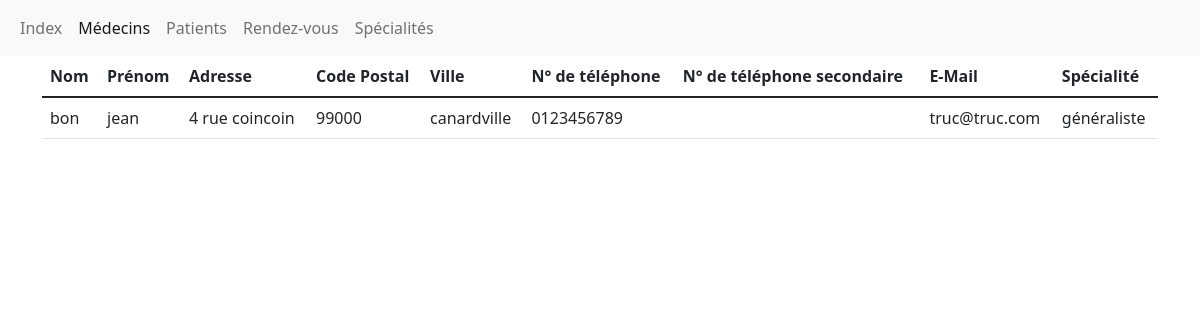
The app's page /views/view_doctor.php, older data.
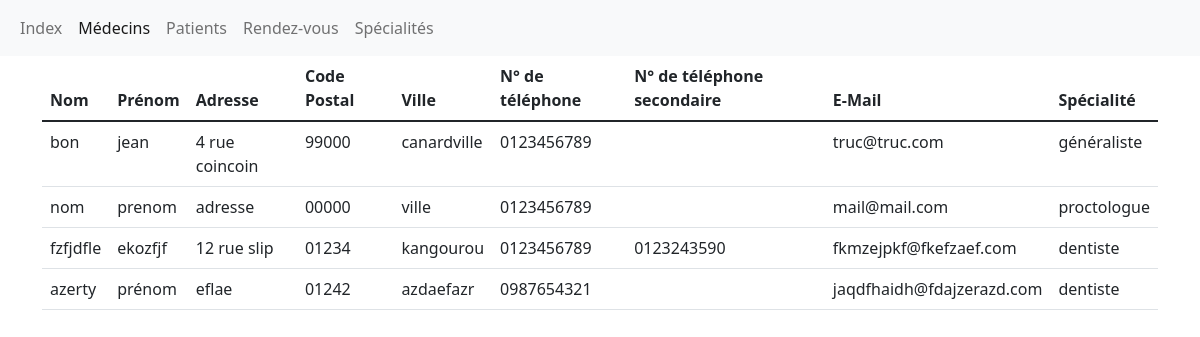
The same page, newer data.
### tables this page shows
CREATE TABLE IF NOT EXISTS `doctors` (
  `id` int(11) NOT NULL AUTO_INCREMENT,
  `lastname` varchar(50) NOT NULL,
  `firstname` varchar(50) NOT NULL,
  `address` varchar(255) NOT NULL,
  `zipcode` varchar(5) NOT NULL,
  `city` varchar(50) NOT NULL,
  `phone` char(10) NOT NULL,
  `phone2` char(10) DEFAULT NULL,
  `mail` varchar(50) NOT NULL,
  `spec_id` int(11) NOT NULL,
  `created_at` timestamp NOT NULL DEFAULT CURRENT_TIMESTAMP,
  `updated_at` timestamp NOT NULL DEFAULT CURRENT_TIMESTAMP ON UPDATE CURRENT_TIMESTAMP,
  PRIMARY KEY (`id`),
  KEY `fk_doctor_speciality_id` (`spec_id`),
  CONSTRAINT `fk_doctor_speciality_id` FOREIGN KEY (`spec_id`) REFERENCES `speciality` (`id`)
);

CREATE TABLE IF NOT EXISTS `speciality` (
  `id` int(11) NOT NULL AUTO_INCREMENT,
  `name` varchar(50) NOT NULL,
  `created_at` timestamp NOT NULL DEFAULT CURRENT_TIMESTAMP,
  `updated_at` timestamp NOT NULL DEFAULT CURRENT_TIMESTAMP ON UPDATE CURRENT_TIMESTAMP,
  PRIMARY KEY (`id`)
);

### config.php (called while the page is built, shortened)
<?php
$db_user = 'docto';
$db_pass = 'docto';
$db_dsn = 'mysql:host=localhost;dbname=doctolib;charset=utf8';

### models/db.php (called while the page is built, shortened)
<?php
require_once '../config.php';
Class Db {
    private static $instance = NULL;
    private function __construct($dsn, $user, $pass){
        $this->db = new PDO($dsn, $user, $pass);
    }
    public static function getInstance($dsn, $user, $pass){
        if(is_null(self::$instance)){
            self::$instance = new Db($dsn, $user, $pass);
        }
        return self::$instance;
    }
}

### views/view_doctor.php (the view, shortened to what this page needs)
<?php
$actif = 'Médecins';
include '../config.php';
include '../models/doctor.php';
$pdo = Db::getInstance($db_dsn, $db_user, $db_pass);
include '../modules/head.php';
include '../modules/header.php';
$arr = $pdo->db->query('SELECT `lastname`, `firstname`, `address`, `zipcode`, `city`, `phone`, `phone2`, `mail`, `speciality`.`name` AS `spec` FROM `doctors` INNER JOIN  `speciality` ON `spec_id` = `speciality`.`id` ')
    ->fetchAll();
?>
<div class="container">
    <table class="table">
        <thead>
        <tr>
            <th>Nom</th>
            <th>Prénom</th>
            <th>Adresse</th>
            <th>Code Postal</th>
            <th>Ville</th>
            <th>N° de téléphone</th>
            <th>N° de téléphone secondaire</th>
            <th>E-Mail</th>
            <th>Spécialité</th>
        </tr>
        </thead>
        <tbody>
        <?php foreach($arr as $row): ?>
            <tr>
                <td><?= $row['lastname'] ?></td>
                <td><?= $row['firstname'] ?></td>
                <td><?= $row['address'] ?></td>
                <td><?= $row['zipcode'] ?></td>
                <td><?= $row['city'] ?></td>
                <td><?= $row['phone'] ?></td>
                <td><?= is_null($row['phone2'])?'':$row['phone2'] ?></td>
                <td><?= $row['mail'] ?></td>
                <td><?= $row['spec'] ?></td>
            </tr>
        <?php endforeach; ?>
        </tbody>
    </table>
</div>

### modules/head.php (shortened to what this page needs)
<!DOCTYPE html>
<html lang="fr">
<head>
    <link href="https://cdn.jsdelivr.net/npm/bootstrap@5.1.3/dist/css/bootstrap.min.css" rel="stylesheet" />
</head>
<body>

### modules/header.php (shortened to what this page needs)
<?php
    $items=['Index' => '/',
        'Médecins' => '/doctors.php',
        'Patients' => '/patients.php',
        'Rendez-vous' => '/rendezvous.php',
        'Spécialités' => '/speciality.php'];
?>
<header>
<nav class="navbar navbar-expand-lg navbar-light bg-light">
  <div class="container-fluid">
    <div class="collapse navbar-collapse" id="navbarSupportedContent">
      <ul class="navbar-nav me-auto mb-2 mb-lg-0">
        <?php foreach ($items as $label => $url): ?>
        <li class="nav-item">
            <a class="nav-link<?= $label == $actif?' active':'' ?>" href="<?= $url ?>"><?= $label ?></a>
        </li>
        <?php endforeach; ?>
      </ul>
    </div>
  </div>
</nav>
</header>
<main>

Row changes from the older to the newer data that the page shows:
added doctors: lastname "nom", firstname "prenom", address "adresse", zipcode "00000", city "ville", phone "0123456789", mail "mail@mail.com", spec.name "proctologue"
added doctors: lastname "fzfjdfle", firstname "ekozfjf", address "12 rue slip", zipcode "01234", city "kangourou", phone "0123456789", phone2 "0123243590", mail "fkmzejpkf@fkefzaef.com", spec.name "dentiste"
added doctors: lastname "azerty", firstname "prénom", address "eflae", zipcode "01242", city "azdaefazr", phone "0987654321", mail "jaqdfhaidh@fdajzerazd.com", spec.name "dentiste"
